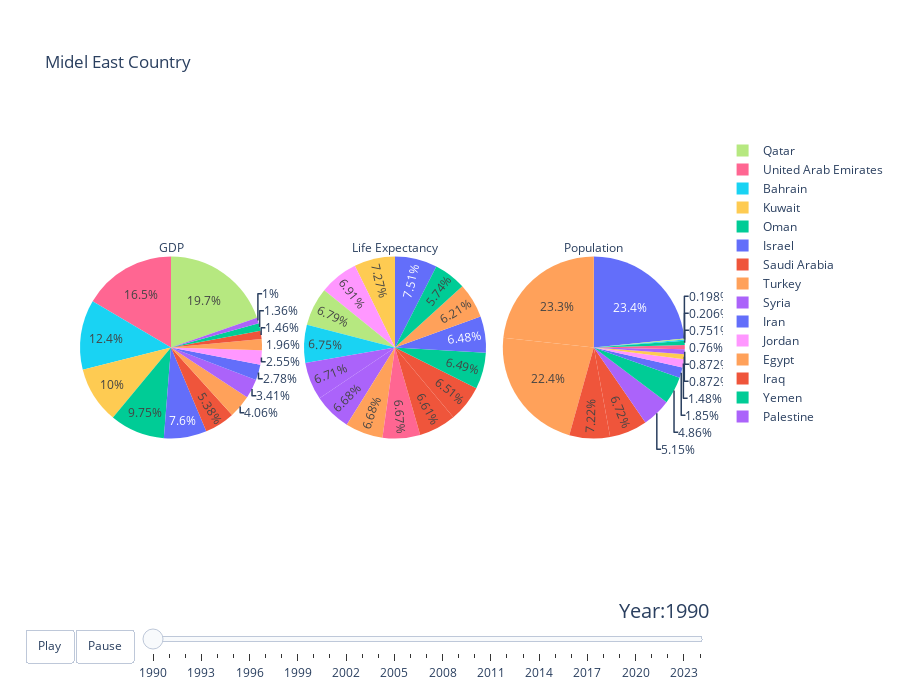

Here is the notebook cell this chart was saved with:
### Code cell
# make figure
fig_dict = {
    "data": [],
    "layout": {},
    "frames": []
}

# fill in most of layout
fig_dict["layout"]["height"] = 700
fig_dict["layout"]["title"] = "Midel East Country"
fig_dict["layout"]["legend_traceorder"] = "normal"
fig_dict["layout"]["showlegend"] = True
fig_dict["layout"]["hovermode"] = "closest"
fig_dict["layout"]["updatemenus"] = [
    {
        "buttons": [
            {
                "args": [None, {"frame": {"duration": 500, "redraw": True},
                                "fromcurrent": True, "transition": {"duration": 300,
                                                                    "easing": "quadratic-in-out"}}],
                "label": "Play",
                "method": "animate"
            },
            {
                "args": [[None], {"frame": {"duration": 0, "redraw": True},
                                  "mode": "immediate",
                                  "transition": {"duration": 0}}],
                "label": "Pause",
                "method": "animate"
            }
        ],
        "direction": "left",
        "pad": {"r": 10, "t": 87},
        "showactive": False,
        "type": "buttons",
        "x": 0.1,
        "xanchor": "right",
        "y": 0,
        "yanchor": "top"
    }
]

sliders_dict = {
    "active": 0,
    "yanchor": "top",
    "xanchor": "left",
    "currentvalue": {
        "font": {"size": 20},
        "prefix": "Year:",
        "visible": True,
        "xanchor": "right"
    },
    "transition": {"duration": 300, "easing": "cubic-in-out"},
    "pad": {"b": 10, "t": 50},
    "len": 0.9,
    "x": 0.1,
    "y": 0,
    "steps": []
}

# make data
dataset = df[df['year'] == years[0]]
data_dict = {
    "type": "pie",
    "title": 'GDP',
    "labels": list(dataset["country"]),
    "values": list(dataset["gdp"]),
    "marker": {"colors": middel_east_country_colors},
    "domain": {'x': [0.0, 0.2888888888888889], 'y': [0.0, 1.0]},
    "legendgroup": years[0],
    "name": years[0]
}
fig_dict["data"].append(data_dict)

data_dict = {
    "type": "pie",
    "title": 'Life Expectancy',
    "labels": list(dataset["country"]),
    "values": list(dataset["life exp"]),
    "marker": {"colors": middel_east_country_colors},
    "domain": {'x': [0.35555555555555557, 0.6444444444444445], 'y': [0.0, 1.0]},
    "legendgroup": years[0],
    "name": years[0]
}
fig_dict["data"].append(data_dict)

data_dict = {
    "type": "pie",
    "title": 'Population',
    "labels": list(dataset["country"]),
    "values": list(dataset["pop"]),
    "marker": {"colors": middel_east_country_colors},
    "domain": {'x': [0.7111111111111111 - 0.04, 1.0 - 0.04], 'y': [0.0, 1.0]},
    "legendgroup": years[0],
    "name": years[0]
}
fig_dict["data"].append(data_dict)

# make frames
for year in years:
    frame = {"data": [], "name": str(year)}
    dataset = df[df['year'] == year]

    data_dict = {
        "type": "pie",
        "title": 'GDP',
        "labels": list(dataset["country"]),
        "values": list(dataset["gdp"]),
        "marker": {"colors": middel_east_country_colors},
        "domain": {'x': [0.0, 0.2888888888888889], 'y': [0.0, 1.0]},
        "legendgroup": year,
        "name": year
    }
    frame["data"].append(data_dict)

    data_dict = {
        "type": "pie",
        "title": 'Life Expectancy',
        "labels": list(dataset["country"]),
        "values": list(dataset["life exp"]),
        "marker": {"colors": middel_east_country_colors},
        "domain": {'x': [0.35555555555555557, 0.6444444444444445], 'y': [0.0, 1.0]},
        "legendgroup": year,
        "name": year
    }
    frame["data"].append(data_dict)

    data_dict = {
        "type": "pie",
        "title": 'Population',
        "labels": list(dataset["country"]),
        "values": list(dataset["pop"]),
        "marker": {"colors": middel_east_country_colors},
        "domain": {'x': [0.7111111111111111 - 0.04, 1.0 - 0.04], 'y': [0.0, 1.0]},
        "legendgroup": year,
        "name": year
    }
    frame["data"].append(data_dict)

    fig_dict["frames"].append(frame)

    slider_step = {"args": [
        [year],
        {"frame": {"duration": 300, "redraw": True},
         "mode": "immediate",
         "transition": {"duration": 300}}
    ],
        "label": year,
        "method": "animate"}

    sliders_dict["steps"].append(slider_step)
fig_dict["layout"]["sliders"] = [sliders_dict]

fig = go.Figure(fig_dict)
fig.show()

### Figure 1 — Plotly figure (JSON) as saved in the notebook; plotly's stock layout.template omitted (floating-point values rounded to 4 significant figures)
{"data": [{"domain": {"x": [0, 0.2889], "y": [0, 1]}, "labels": ["Iran", "Iraq", "Yemen", "Syria", "Turkey", "Bahrain", "United Arab Emirates", "Qatar", "Jordan", "Kuwait", "Israel", "Saudi Arabia", "Oman", "Palestine", "Egypt"], "legendgroup": "1990", "marker": {"colors": ["#636efa", "#EF553B", "#00cc96", "#ab63fa", "#FFA15A", "#19d3f3", "#FF6692", "#B6E880", "#FF97FF", "#FECB52", "#636efa", "#EF553B", "#00cc96", "#ab63fa", "#FFA15A"]}, "name": "1990", "title": {"text": "GDP"}, "type": "pie", "values": [8630, 4550, 4210, 10600, 12600, 38600, 51300, 61200, 7920, 31200, 23600, 16700, 30300, 3110, 6090]}, {"domain": {"x": [0.3556, 0.6444], "y": [0, 1]}, "labels": ["Iran", "Iraq", "Yemen", "Syria", "Turkey", "Bahrain", "United Arab Emirates", "Qatar", "Jordan", "Kuwait", "Israel", "Saudi Arabia", "Oman", "Palestine", "Egypt"], "legendgroup": "1990", "marker": {"colors": ["#636efa", "#EF553B", "#00cc96", "#ab63fa", "#FFA15A", "#19d3f3", "#FF6692", "#B6E880", "#FF97FF", "#FECB52", "#636efa", "#EF553B", "#00cc96", "#ab63fa", "#FFA15A"]}, "name": "1990", "title": {"text": "Life Expectancy"}, "type": "pie", "values": [66.7, 67, 59.1, 68.8, 68.8, 69.5, 68.7, 69.9, 71.2, 74.9, 77.3, 68.1, 66.8, 69.1, 63.9]}, {"domain": {"x": [0.6711, 0.96], "y": [0, 1]}, "labels": ["Iran", "Iraq", "Yemen", "Syria", "Turkey", "Bahrain", "United Arab Emirates", "Qatar", "Jordan", "Kuwait", "Israel", "Saudi Arabia", "Oman", "Palestine", "Egypt"], "legendgroup": "1990", "marker": {"colors": ["#636efa", "#EF553B", "#00cc96", "#ab63fa", "#FFA15A", "#19d3f3", "#FF6692", "#B6E880", "#FF97FF", "#FECB52", "#636efa", "#EF553B", "#00cc96", "#ab63fa", "#FFA15A"]}, "name": "1990", "title": {"text": "Population"}, "type": "pie", "values": [56400000, 17400000, 11700000, 12400000, 53900000, 496000, 1830000, 476000, 3570000, 2100000, 4450000, 16200000, 1810000, 2100000, 56100000]}], "layout": {"height": 700, "hovermode": "closest", "legend": {"traceorder": "normal"}, "showlegend": true, "sliders": [{"active": 0, "currentvalue": {"font": {"size": 20}, "prefix": "Year:", "visible": true, "xanchor": "right"}, "len": 0.9, "pad": {"b": 10, "t": 50}, "steps": [{"args": [["1990"], {"frame": {"duration": 300, "redraw": true}, "mode": "immediate", "transition": {"duration": 300}}], "label": "1990", "method": "animate"}, {"args": [["1991"], {"frame": {"duration": 300, "redraw": true}, "mode": "immediate", "transition": {"duration": 300}}], "label": "1991", "method": "animate"}, {"args": [["1992"], {"frame": {"duration": 300, "redraw": true}, "mode": "immediate", "transition": {"duration": 300}}], "label": "1992", "method": "animate"}, {"args": [["1993"], {"frame": {"duration": 300, "redraw": true}, "mode": "immediate", "transition": {"duration": 300}}], "label": "1993", "method": "animate"}, {"args": [["1994"], {"frame": {"duration": 300, "redraw": true}, "mode": "immediate", "transition": {"duration": 300}}], "label": "1994", "method": "animate"}, {"args": [["1995"], {"frame": {"duration": 300, "redraw": true}, "mode": "immediate", "transition": {"duration": 300}}], "label": "1995", "method": "animate"}, {"args": [["1996"], {"frame": {"duration": 300, "redraw": true}, "mode": "immediate", "transition": {"duration": 300}}], "label": "1996", "method": "animate"}, {"args": [["1997"], {"frame": {"duration": 300, "redraw": true}, "mode": "immediate", "transition": {"duration": 300}}], "label": "1997", "method": "animate"}, {"args": [["1998"], {"frame": {"duration": 300, "redraw": true}, "mode": "immediate", "transition": {"duration": 300}}], "label": "1998", "method": "animate"}, {"args": [["1999"], {"frame": {"duration": 300, "redraw": true}, "mode": "immediate", "transition": {"duration": 300}}], "label": "1999", "method": "animate"}, {"args": [["2000"], {"frame": {"duration": 300, "redraw": true}, "mode": "immediate", "transition": {"duration": 300}}], "label": "2000", "method": "animate"}, {"args": [["2001"], {"frame": {"duration": 300, "redraw": true}, "mode": "immediate", "transition": {"duration": 300}}], "label": "2001", "method": "animate"}, {"args": [["2002"], {"frame": {"duration": 300, "redraw": true}, "mode": "immediate", "transition": {"duration": 300}}], "label": "2002", "method": "animate"}, {"args": [["2003"], {"frame": {"duration": 300, "redraw": true}, "mode": "immediate", "transition": {"duration": 300}}], "label": "2003", "method": "animate"}, {"args": [["2004"], {"frame": {"duration": 300, "redraw": true}, "mode": "immediate", "transition": {"duration": 300}}], "label": "2004", "method": "animate"}, {"args": [["2005"], {"frame": {"duration": 300, "redraw": true}, "mode": "immediate", "transition": {"duration": 300}}], "label": "2005", "method": "animate"}, {"args": [["2006"], {"frame": {"duration": 300, "redraw": true}, "mode": "immediate", "transition": {"duration": 300}}], "label": "2006", "method": "animate"}, {"args": [["2007"], {"frame": {"duration": 300, "redraw": true}, "mode": "immediate", "transition": {"duration": 300}}], "label": "2007", "method": "animate"}, {"args": [["2008"], {"frame": {"duration": 300, "redraw": true}, "mode": "immediate", "transition": {"duration": 300}}], "label": "2008", "method": "animate"}, {"args": [["2009"], {"frame": {"duration": 300, "redraw": true}, "mode": "immediate", "transition": {"duration": 300}}], "label": "2009", "method": "animate"}, {"args": [["2010"], {"frame": {"duration": 300, "redraw": true}, "mode": "immediate", "transition": {"duration": 300}}], "label": "2010", "method": "animate"}, {"args": [["2011"], {"frame": {"duration": 300, "redraw": true}, "mode": "immediate", "transition": {"duration": 300}}], "label": "2011", "method": "animate"}, {"args": [["2012"], {"frame": {"duration": 300, "redraw": true}, "mode": "immediate", "transition": {"duration": 300}}], "label": "2012", "method": "animate"}, {"args": [["2013"], {"frame": {"duration": 300, "redraw": true}, "mode": "immediate", "transition": {"duration": 300}}], "label": "2013", "method": "animate"}, {"args": [["2014"], {"frame": {"duration": 300, "redraw": true}, "mode": "immediate", "transition": {"duration": 300}}], "label": "2014", "method": "animate"}, {"args": [["2015"], {"frame": {"duration": 300, "redraw": true}, "mode": "immediate", "transition": {"duration": 300}}], "label": "2015", "method": "animate"}, {"args": [["2016"], {"frame": {"duration": 300, "redraw": true}, "mode": "immediate", "transition": {"duration": 300}}], "label": "2016", "method": "animate"}, {"args": [["2017"], {"frame": {"duration": 300, "redraw": true}, "mode": "immediate", "transition": {"duration": 300}}], "label": "2017", "method": "animate"}, {"args": [["2018"], {"frame": {"duration": 300, "redraw": true}, "mode": "immediate", "transition": {"duration": 300}}], "label": "2018", "method": "animate"}, {"args": [["2019"], {"frame": {"duration": 300, "redraw": true}, "mode": "immediate", "transition": {"duration": 300}}], "label": "2019", "method": "animate"}, {"args": [["2020"], {"frame": {"duration": 300, "redraw": true}, "mode": "immediate", "transition": {"duration": 300}}], "label": "2020", "method": "animate"}, {"args": [["2021"], {"frame": {"duration": 300, "redraw": true}, "mode": "immediate", "transition": {"duration": 300}}], "label": "2021", "method": "animate"}, {"args": [["2022"], {"frame": {"duration": 300, "redraw": true}, "mode": "immediate", "transition": {"duration": 300}}], "label": "2022", "method": "animate"}, {"args": [["2023"], {"frame": {"duration": 300, "redraw": true}, "mode": "immediate", "transition": {"duration": 300}}], "label": "2023", "method": "animate"}, {"args": [["2024"], {"frame": {"duration": 300, "redraw": true}, "mode": "immediate", "transition": {"duration": 300}}], "label": "2024", "method": "animate"}], "transition": {"duration": 300, "easing": "cubic-in-out"}, "x": 0.1, "xanchor": "left", "y": 0, "yanchor": "top"}], "title": {"text": "Midel East Country"}, "updatemenus": [{"buttons": [{"args": [null, {"frame": {"duration": 500, "redraw": true}, "fromcurrent": true, "transition": {"duration": 300, "easing": "quadratic-in-out"}}], "label": "Play", "method": "animate"}, {"args": [[null], {"frame": {"duration": 0, "redraw": true}, "mode": "immediate", "transition": {"duration": 0}}], "label": "Pause", "method": "animate"}], "direction": "left", "pad": {"r": 10, "t": 87}, "showactive": false, "type": "buttons", "x": 0.1, "xanchor": "right", "y": 0, "yanchor": "top"}]}}
